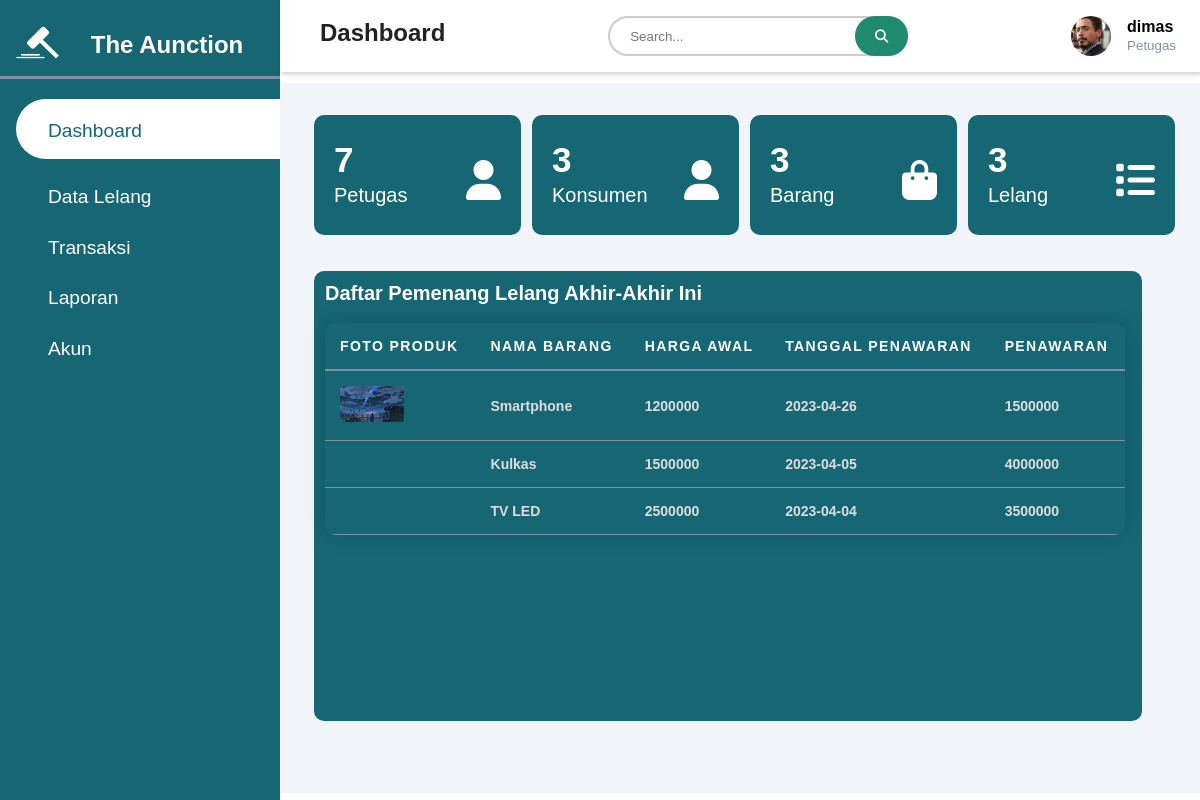
Screenshot of /petugas/page/dashboard_petugas.php (signed in) with the database file from the repository.
### tables this page shows
CREATE TABLE `tpetugas` (
  `id_petugas` int(11) NOT NULL,
  `nama_petugas` varchar(50) NOT NULL,
  `username` varchar(25) NOT NULL,
  `password` varchar(25) NOT NULL,
  `id_level` int(11) NOT NULL,
  `gambar` varchar(50) NOT NULL
);

CREATE TABLE `thistori_lelang` (
  `id_histori` int(11) NOT NULL,
  `id_lelang` int(11) NOT NULL,
  `id_barang` int(11) NOT NULL,
  `id_user` int(11) NOT NULL,
  `tanggal_penawaran` date DEFAULT curdate(),
  `penawaran_harga` int(11) NOT NULL
);

CREATE TABLE `tbarang` (
  `id_barang` int(11) NOT NULL,
  `nama_barang` varchar(25) NOT NULL,
  `tanggal` date NOT NULL,
  `harga_awal` int(20) NOT NULL,
  `deskripsi_barang` text NOT NULL,
  `gambar_barang` varchar(50) NOT NULL
);

### petugas/page/dashboard_petugas.php (the view, shortened to what this page needs)
<?php
require '../../php/koneksi.php';
if (isset($_SESSION['login'])) {
    $id_petugas = $_SESSION['id_petugas'];
    $query = "SELECT * FROM tpetugas WHERE id_petugas='$id_petugas'";
    $a = mysqli_query($koneksi, $query);
    $data = mysqli_fetch_array($a);
    $d1 = $data['username'];
} else {
    header("location:../../php/page/login.php");
}
?>
<!DOCTYPE html>
<html lang="en">
<head>
    <link rel="stylesheet"
        href="https://maxst.icons8.com/vue-static/landings/line-awesome/line-awesome/1.3.0/css/line-awesome.min.css">
    <link rel="stylesheet" href="https://cdnjs.cloudflare.com/ajax/libs/font-awesome/6.4.0/css/all.min.css"
 />
    <link rel="stylesheet" href="../../assets/css/test.css">
</head>
<body>
    <div class="sidebar">
        <div class="sidebar-brand">
            <h1>
                <img src="../../assets/img/LELANG6.png" alt="" width="70px" height="70px">
                <h2>The Aunction</h2>
            </h1>
        </div>
        <span class="span-sidebar"></span>
        <div class="sidebar-menu">
            <ul>
                <li>
                    <a href="#" class="active"><span class="las la-igloo"></span>
                        <span>Dashboard</span></a>
                </li>
            </ul>
            <ul>
                <li>
                    <a href="datalelangpetugas.php"><span class="las la-clipboard-list"></span>
                        <span>Data Lelang</span></a>
                </li>
            </ul>
            <ul>
                <li>
                    <a href="datatransaksi.php"><span class="las la-clipboard-list"></span>
                        <span>Transaksi</span></a>
                </li>
            </ul>
            <ul>
                <li>
                    <a href="laporan_petugas.php"><span class="las la-clipboard-list"></span>
                        <span>Laporan</span></a>
                </li>
            </ul>
            <ul>
                <li>
                    <a href="akun_petugas.php"><span class="las la-user-circle"></span>
                        <span>Akun</span></a>
                </li>
            </ul>
        </div>
    </div>
    <div class="main-content">
        <header>
            <h2>
                <label for="nav-toggle">
                    <span class="las la-bars"></span>
                </label>
                Dashboard
            </h2>
            <div class="search-box">
                <form action="" method="post">
                    <input type="text" name="search" placeholder="Search...">
                    <button type="submit" name="submit-search"><i class="fa fa-search"></i></button>
                </form>
            </div>
            <div class="user-wrapper">
                <img src="../../assets/img/<?= $data['gambar'] ?>" width="40px" height="40px" alt="">
                <div>
                    <h4>
                        <?= $d1 ?>
                    </h4>
                    <small>Petugas</small>
                </div>
            </div>
        </header>
        <main>
            <?php
            include '../../php/koneksi.php';
            $data1 = mysqli_query($koneksi, "SELECT COUNT(*)FROM tpetugas");
            $d1 = mysqli_fetch_array($data1);
            $data2 = mysqli_query($koneksi, "SELECT COUNT(*)FROM tkonsumen");
            $d2 = mysqli_fetch_array($data2);
            $data3 = mysqli_query($koneksi, "SELECT COUNT(*)FROM tbarang");
            $d3 = mysqli_fetch_array($data3);
            $data4 = mysqli_query($koneksi, "SELECT COUNT(*)FROM tlelang");
            $d4 = mysqli_fetch_array($data4);
            ?>
            <div class="col-div-3">
                <div class="box">
                    <p>
                        <?= $d1['COUNT(*)']; ?><br /><span>Petugas</span>
                    </p>
                    <i class="fa fa-user box-icon"></i>
                </div>
            </div>
            <div class="col-div-3">
                <div class="box">
                    <p>
                        <?= $d2['COUNT(*)']; ?><br /><span>Konsumen</span>
                    </p>
                    <i class="fa fa-user box-icon"></i>
                </div>
            </div>
            <div class="col-div-3">
                <div class="box">
                    <p>
                        <?= $d3['COUNT(*)']; ?><br /><span>Barang</span>
                    </p>
                    <i class="fa fa-shopping-bag box-icon"></i>
                </div>
            </div>
            <div class="col-div-3">
                <div class="box">
                    <p>
                        <?= $d4['COUNT(*)']; ?><br /><span>Lelang</span>
                    </p>
                    <i class="fa fa-list box-icon"></i>
                </div>
            </div>
            <br /><br />
            <div class="col-div-8">
                <div class="box-8">
                    <div class="content-box">
                        <h2>Daftar Pemenang Lelang Akhir-Akhir Ini</h2>
                        <br />
                        <table id="table-dashboard">
                            <tr>
                                <th id="table-dashboard-th">Foto Produk</th>
                                <th id="table-dashboard-th">Nama Barang</th>
                                <th id="table-dashboard-th">Harga Awal</th>
                                <th id="table-dashboard-th">Tanggal Penawaran</th>
                                <th id="table-dashboard-th">Penawaran</th>
                            </tr>
                            <?php
                            include '../../php/koneksi.php';
                            $data5 = mysqli_query($koneksi, "SELECT * FROM `thistori_lelang` INNER JOIN tbarang on thistori_lelang.id_barang=tbarang.id_barang ORDER BY tanggal_penawaran DESC LIMIT 3
                            ");
                            while ($d5 = mysqli_fetch_array($data5)) {
                                ?>
                            <tr>
                                <td id="table-dashboard-td">
                                    <img src="../../assets/img/<?= $d5['gambar_barang']; ?>" alt="" width="64px"
                                        height="auto">
                                </td>
                                <td id="table-dashboard-td">
                                    <?= $d5['nama_barang']; ?>
                                </td>
                                <td id="table-dashboard-td">
                                    <?= $d5['harga_awal']; ?>
                                </td>
                                <td id="table-dashboard-td">
                                    <?= $d5['tanggal_penawaran']; ?>
                                </td>
                                <td id="table-dashboard-td">
                                    <?= $d5['penawaran_harga']; ?>
                                </td>
                            </tr>
                            <?php
                            }
                            ?>
                        </table>
                    </div>
                </div>
            </div>
    </div>
</body>
</html>

### assets/css/test.css (style rules this page uses)
:root { --main-color: #166674; --color-dark: #1D2231; --text-grey: #8390A2; }
* { padding: 0; margin: 0; box-sizing: border-box; list-style-type: none; text-decoration: none; font-family: 'Poppins', sans-serif; }
.sidebar { width: 280px; position: fixed; left: 0; top: 0; height: 100%; background: var(--main-color); z-index: 100%; transition: widht 300ms; overflow: hidden; }
.span-sidebar { display: inline-block; width: 100%; height: 3px; background-color: #8390A2; }
.sidebar-brand { height: 55px; padding-left: 1rem 0rem 1rem 2rem; display: flex; margin-top: 10px; }
.sidebar-brand h1 img { padding-left: 5px; width: 70px; height: auto; }
.sidebar-brand h2 { padding: 1.3rem; color: #fff; }
.sidebar-menu { margin-top: 1rem; }
.sidebar-menu li { width: 100%; margin-bottom: 1.4rem; padding-left: 1rem; }
.sidebar-menu a { padding-left: 1rem; display: block; color: #fff; font-size: 1.2rem; }
.sidebar-menu a.active { background: #fff; padding-top: 1rem; padding-bottom: 1rem; color: var(--main-color); border-radius: 30px 0px 0px 30px; transition: 3s; }
.sidebar-menu a span:first-child { font-size: 1.5rem; padding-right: 1rem; }
.main-content { margin-left: 280px; }
header { background: #fff; display: flex; justify-content: space-between; padding: 1rem 1.5rem; box-shadow: 2px 2px 5px rgba(0, 0, 0, 0.2); position: fixed; left: 280px; width: calc(100% - 280px); top: 0; z-index: 100; transition: left 300ms; }
header h2 { color: #222; }
header label span { font-size: 1.7rem; padding-right: 1rem; }
.search-box { position: relative; width: 300px; height: 40px; }
.search-box input[type="text"] { width: 300px; height: 40px; padding: 10px 20px; box-sizing: border-box; border: none; border: 2px solid #ccc; border-radius: 20px; }
.search-box button[type="submit"] { position: absolute; right: 0; height: 40px; padding: 12px 20px; background-color: #1F8A70; color: white; border: none; border-radius: 20px; cursor: pointer; }
.user-wrapper { display: flex; align-items: center; }
.user-wrapper img { border-radius: 50%; margin-right: 1rem; object-fit: cover; }
.user-wrapper h4 { margin-bottom: 0rem !important; }
.user-wrapper small { display: inline-block; color: var(--text-grey); }
main { margin-top: 65px; padding: 2rem 1.5rem; background: #f1f5f9; min-height: calc(100vh - 90px); width: 100%; position: relative; }
.col-div-3 { width: 25%; float: left; }
.box { width: 95%; height: 120px; background-color: #166674; margin-left: 10px; padding: 10px; border-radius: 10px; }
.box p { font-size: 35px; color: white; font-weight: bold; line-height: 30px; padding-left: 10px; margin-top: 20px; display: inline-block; }
.box p span { font-size: 20px; font-weight: 400; color: #fff; }
.box-icon { font-size: 40px !important; float: right; margin-top: 35px !important; color: #fff; padding-right: 10px; }
.col-div-8 { width: 100%; float: left; }
.box-8, .box-4 { width: 95%; background-color: #166674; height: 450px; border-radius: 10px; }
.box-8 { margin-left: 10px; }
.content-box { padding: 11px; }
.content-box h2 { margin: 0px; font-size: 20px; color: #fff; }
#table-dashboard { font-family: arial, sans-serif; border-collapse: collapse; width: 100%; background-color: #166674; margin-left: 0px; margin-top: 0px; }
#table-dashboard-td, #table-dashboard-th { text-align: left; padding: 15px; color: #ddd; border-bottom: 1px solid #8390A2; }
#table-dashboard-th { background-color: #166674; color: #fff; font-weight: 600; text-transform: uppercase; letter-spacing: 0.1em; border: none; border-bottom: 2px solid #8390A2; }
#table-dashboard tr:nth-child(even) { background-color: #166674; }
#table-transaksi th, td { padding: 12px; text-align: left; vertical-align: middle; font-weight: bold; }
table { border-collapse: collapse; width: 100%; max-width: 800px; margin-left: 10px; background-color: #fff; color: #333; font-size: 14px; font-weight: 400; text-align: left; border-radius: 10px; overflow: hidden; box-shadow: 0 0 20px rgba(0, 0, 0, 0.15); }
th, td { padding: 12px; text-align: left; vertical-align: middle; }
th { background-color: #333; color: #fff; font-weight: 600; text-transform: uppercase; letter-spacing: 0.1em; border-bottom: 2px solid #111; }
tr:nth-child(even) { background-color: #f8f8f8; }

### rows the page displays
tpetugas: gambar (picture), username "dimas"
thistori_lelang: id_barang.gambar_barang (picture), id_barang.nama_barang "Smartphone", id_barang.harga_awal "1200000", tanggal_penawaran "2023-04-26", penawaran_harga "1500000"
thistori_lelang: id_barang.nama_barang "Kulkas", id_barang.harga_awal "1500000", tanggal_penawaran "2023-04-05", penawaran_harga "4000000"
thistori_lelang: id_barang.nama_barang "TV LED", id_barang.harga_awal "2500000", tanggal_penawaran "2023-04-04", penawaran_harga "3500000"

### other values shown
$d1['COUNT(*)'] "7"
$d2['COUNT(*)'] "3"
$d3['COUNT(*)'] "3"
$d4['COUNT(*)'] "3"
